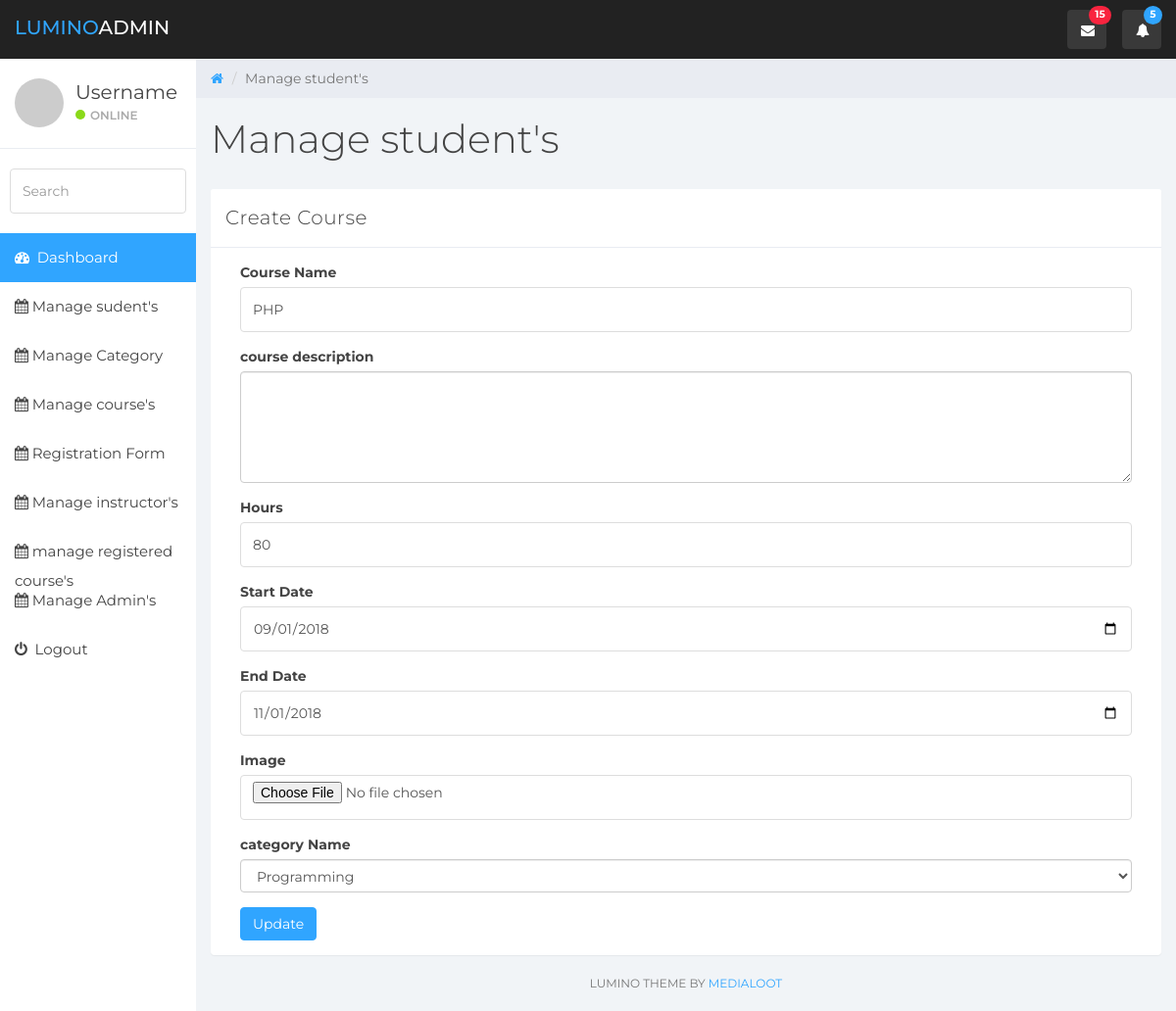
Page /admin/edit_course.php?course_id=1 (signed in) on the committed database.
### tables this page shows
CREATE TABLE `course` (
  `course_id` int(3) NOT NULL,
  `course_name` varchar(50) NOT NULL,
  `course_ar_name` varchar(50) NOT NULL,
  `course_image` text NOT NULL,
  `course_desc` varchar(500) NOT NULL,
  `course_ar_desc` varchar(500) NOT NULL,
  `hour` int(3) NOT NULL,
  `start_date` date NOT NULL,
  `end_date` date NOT NULL,
  `cat_id` int(3) NOT NULL
);

CREATE TABLE `category` (
  `cat_id` int(3) NOT NULL,
  `cat_name` varchar(30) NOT NULL,
  `ar_name` varchar(50) NOT NULL,
  `cat_image` text NOT NULL
);

### admin/edit_course.php (the view, shortened to what this page needs)
<?php
include_once '../includes/admin_header.php';
include_once '../includes/db_connection.php';
?>
<?php
$query = "select * from course where course_id = {$_GET['course_id']}";
$result = mysqli_query($link, $query);
$courseset = mysqli_fetch_assoc($result);
?>
<div class="col-sm-9 col-sm-offset-3 col-lg-10 col-lg-offset-2 main">
    <div class="row">
        <ol class="breadcrumb">
            <li><a href="#">
                    <em class="fa fa-home"></em>
                </a></li>
            <li class="active">Manage student's</li>
        </ol>
    </div>
    <div class="row">
        <div class="col-lg-12">
            <h1 class="page-header">Manage student's</h1>
        </div>
    </div>
    <div class="row">
        <div class="col-lg-12">
            <div class="panel panel-default">
                <div class="panel-heading">Create Course</div>
                <div class="panel-body">
                    <div class="col-md-12">
                        <form action="" method="post" role="form" enctype="multipart/form-data">
                            <div class="form-group">
                                <label>Course Name</label>
                                <input class="form-control" placeholder="" type="text" name="course_name" value="<?php echo $courseset['course_name']; ?>">
                            </div>
                            <div class="form-group">
                                <label>course description</label>
                                <textarea class="form-control" rows="5" name="course_description" value="<?php echo $courseset['course_desc']; ?>"></textarea>
                            </div>
                            <div class="form-group">
                                <label>Hours</label>
                                <input class="form-control" placeholder="" type="text" name="hours" value="<?php echo $courseset['hour']; ?>" >
                            </div>
                            <div class="form-group">
                                <label>Start Date</label>
                                <input class="form-control" placeholder="" type="date" name="start_date"  value="<?php echo $courseset['start_date']; ?>"  >
                            </div>
                            <div class="form-group">
                                <label>End Date</label>
                                <input class="form-control" placeholder="" type="date" name="end_date" value="<?php echo $courseset['end_date']; ?>"  >
                            </div>
                            <div class="form-group">
                                <label>Image</label>
                                <input class="form-control" placeholder="" type="file" name="image" value="<?php echo $courseset['course_image']; ?>" >
                            </div>
                            <div class="form-group">
                                <label>category Name</label>
                                <select class="form-control" name="category_id">
                                    <?php
                                    $query= "select * from category";
                                    $result= mysqli_query($link, $query);
                                    while($row= mysqli_fetch_assoc($result)){
                                        echo "<option value='{$row['cat_id']}' ";
                                        if($courseset['cat_id'] == $row['cat_id']){
                                            echo "selected";
                                        }
                                        echo ">{$row['cat_name']}</option>";
                                    }
                                    ?>
                                </select>
                            </div>
                            <button type="submit" class="btn btn-primary" name="submit">Update</button>
                        </form>
                    </div>
                </div>
            </div>
        </div>
    </div>
    <div class="col-sm-12">
        <p class="back-link">Lumino Theme by <a href="https://www.medialoot.com">Medialoot</a></p>
    </div>
</div>
</body>
</html>

### admin/css/styles.css (style rules this page uses)
body { background: #f1f4f7; padding-top: 60px; font-size: 14px; color: #444444; font-family: "Montserrat", "Helvetica Neue", Helvetica, Arial, sans-serif; }
p { color: #777; }
a, a:hover, a:focus { color: #30a5ff; }
h1, h2, h3, h4, h5, h6 { color: #444444; }
h1 { font-weight: 300; font-size: 40px; }
input.form-control { border: 1px solid #ddd; box-shadow: none; height: 46px; }
.btn-primary, .btn-primary:hover, .btn-primary:focus, .btn-primary:active, .btn-primary.active, .open > .dropdown-toggle.btn-primary, .btn-primary.disabled, .btn-primary[disabled], fieldset[disabled] .btn-primary, .btn-primary.disabled:hover, .btn-primary[disabled]:hover, fieldset[disabled] .btn-primary:hover, .btn-primary.disabled:focus, .btn-primary[disabled]:focus, fieldset[disabled] .btn-primary:focus, .btn-primary.disabled:active, .btn-primary[disabled]:active, fieldset[disabled] .btn-primary:active, .btn-primary.disabled.active, .btn-primary[disabled].active, fieldset[disabled] .btn-primary.active { background-color: #30a5ff; border-color: #30a5ff; }
.panel { border: 0; }
.panel-heading { font-size: 20px; font-weight: 300; letter-spacing: 0.025em; height: 60px; line-height: 38px; }
.panel-default .panel-heading { background: #fff; border-bottom: 1px solid #e9ecf2; color: #444444; }
.breadcrumb { border-radius: 0; padding: 10px 15px 10px 15px; background: #e9ecf2; margin: 0; }
h1.page-header { margin-top: 20px; border-bottom: 0; }
p.back-link { text-align: center; margin-bottom: 20px; font-size: 12px; text-transform: uppercase; }

### rows in the picture
course: course_name "PHP", hours "80", start_date "09/01/2018", end_date "11/01/2018", category_id "Programming"
